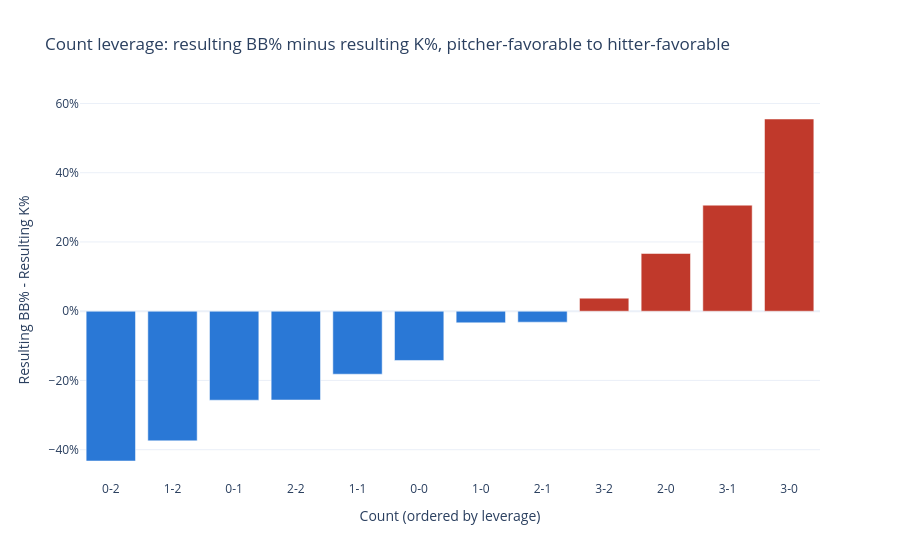

Notebook source saved alongside this figure:
### Code cell
order = resulting.sort_values("leverage_rank")["count_label"].tolist()
colors = ["#c0392b" if v > 0 else "#2a78d6" for v in resulting.sort_values("leverage_rank")["bb_minus_k"]]

fig = go.Figure(go.Bar(
    x=order,
    y=resulting.sort_values("leverage_rank")["bb_minus_k"],
    marker_color=colors,
))
fig.update_layout(
    title="Count leverage: resulting BB% minus resulting K%, pitcher-favorable to hitter-favorable",
    xaxis_title="Count (ordered by leverage)",
    yaxis_title="Resulting BB% - Resulting K%",
    yaxis_tickformat=".0%",
    template="plotly_white",
)
fig.show()

### Figure 1 — Plotly figure (JSON) as saved in the notebook; plotly's stock layout.template omitted (floating-point values rounded to 4 significant figures)
{"data": [{"marker": {"color": ["#2a78d6", "#2a78d6", "#2a78d6", "#2a78d6", "#2a78d6", "#2a78d6", "#2a78d6", "#2a78d6", "#c0392b", "#c0392b", "#c0392b", "#c0392b"]}, "type": "bar", "x": ["0-2", "1-2", "0-1", "2-2", "1-1", "0-0", "1-0", "2-1", "3-2", "2-0", "3-1", "3-0"], "y": [-0.4326, -0.3745, -0.257, -0.2564, -0.1819, -0.1423, -0.03357, -0.03163, 0.03768, 0.1668, 0.3063, 0.5551]}], "layout": {"title": {"text": "Count leverage: resulting BB% minus resulting K%, pitcher-favorable to hitter-favorable"}, "xaxis": {"title": {"text": "Count (ordered by leverage)"}}, "yaxis": {"tickformat": ".0%", "title": {"text": "Resulting BB% - Resulting K%"}}}}
